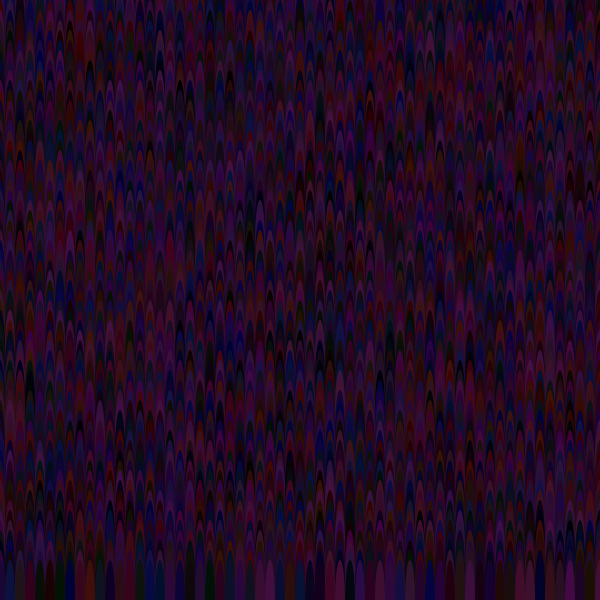
Frame 1 (no input)
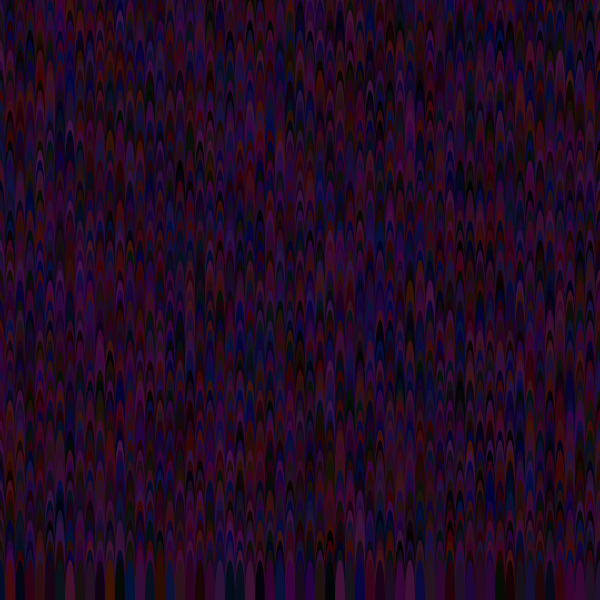
Frame 60 (the mouse pressed at the canvas centre just before this capture)
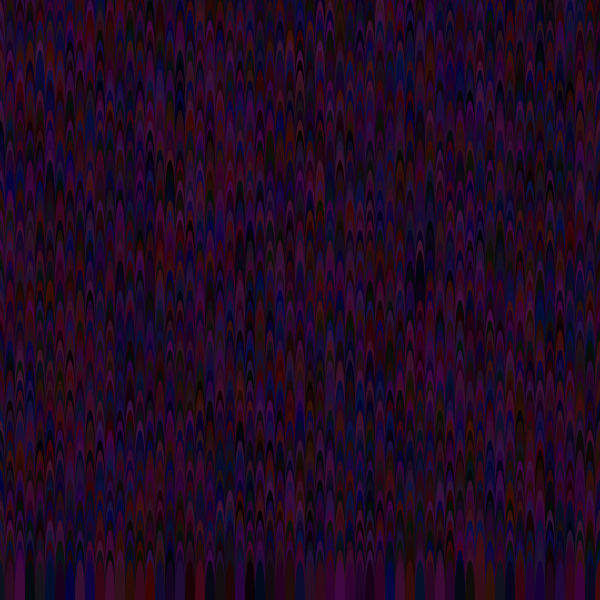
Frame 120 (the mouse held since frame 60 and released just before this capture)

The Processing sketch that drew these frames (run headless with seeded random() and noise(); from frame 60 on, the mouse is pressed at the canvas centre):

// Processing sketch: processing_111952
// ── processing_111952.pde

void setup()
{
size (600,600);
background(255);
smooth();
noStroke();
}
void draw() {
for (int y=0; y <= height; y += 10){
for ( int x=0; x <= width; x += 10){
fill( int(random(67)), int(random(20)), int(random(70)));
ellipse(x, y, 8, 7);
ellipse(x,y,10,80);

}
}
}
